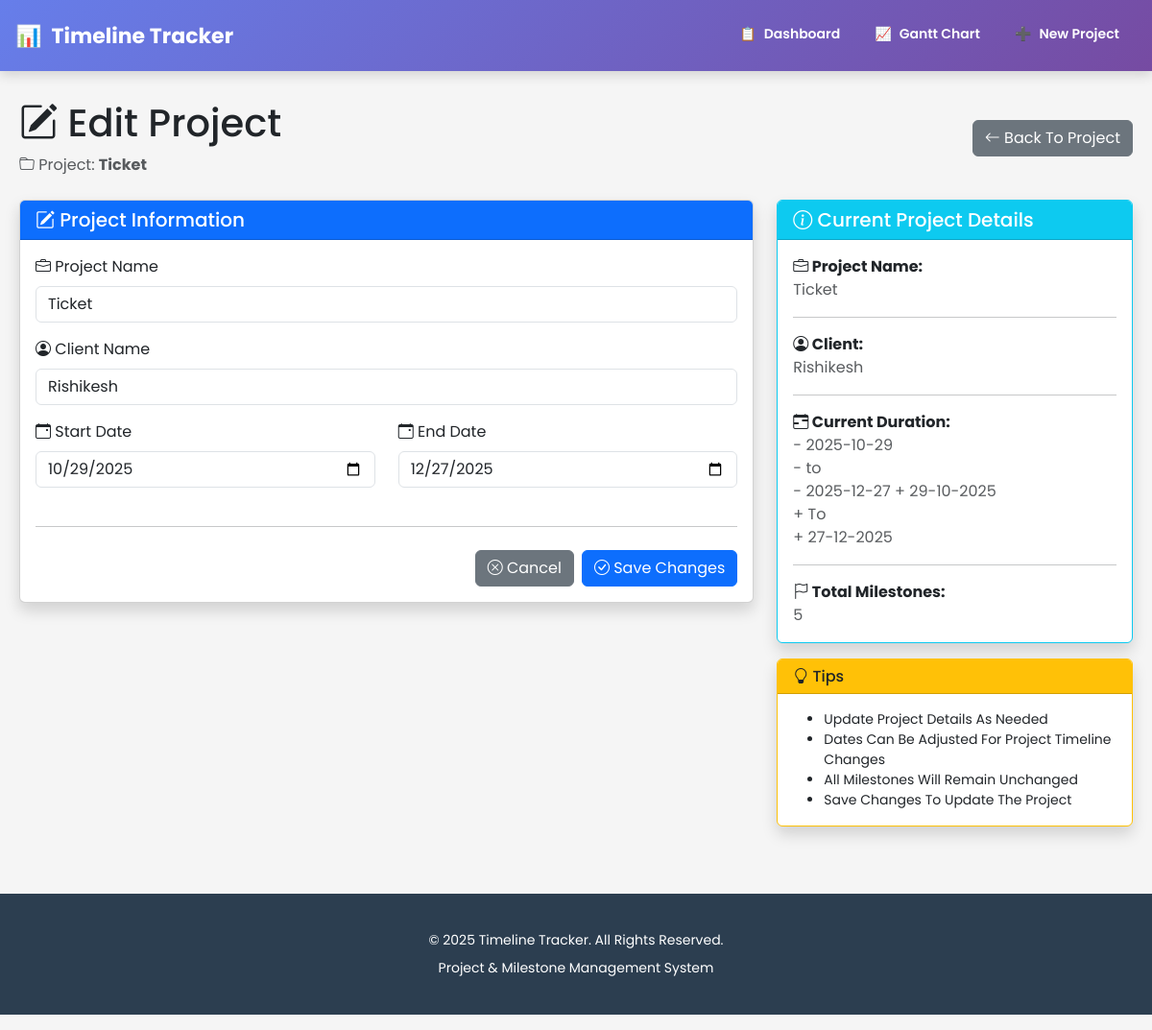
The app's page /edit-project/6 with its own data.
### app.py (models this page shows, shortened)
class Project(db.Model):
    id = db.Column(db.Integer, primary_key=True)
    project_name = db.Column(db.String(200), nullable=False)
    client_name = db.Column(db.String(200), nullable=False)
    start_date = db.Column(db.Date, nullable=False)
    end_date = db.Column(db.Date, nullable=False)
    created_at = db.Column(db.DateTime, default=datetime.now())
    status = db.Column(db.String(20), default='Not Completed')
    milestones = db.relationship('Milestone', backref='project', lazy=True, cascade='all, delete-orphan')

### app.py (the view, shortened to what this page needs)
@app.route('/edit-project/<int:project_id>', methods=['GET', 'POST'])
def edit_project(project_id):
    project = Project.query.get_or_404(project_id)
    return render_template('edit_project.html', project=project)

### templates/edit_project.html (shortened to what this page needs)
{% extends "base.html" %}
{% block content %}
<div class="row mb-4">
    <div class="col-12">
        <div class="d-flex justify-content-between align-items-center">
            <div>
                <h1 class="mb-2"><i class="bi bi-pencil-square"></i> Edit Project</h1>
                <p class="text-muted mb-0">
                    <i class="bi bi-folder"></i> Project: <strong>{{ project.project_name }}</strong>
                </p>
            </div>
            <div>
                <a href="{{ url_for('view_project', project_id=project.id) }}" class="btn btn-secondary">
                    <i class="bi bi-arrow-left"></i> Back To Project
                </a>
            </div>
        </div>
    </div>
</div>
<div class="row">
    <div class="col-lg-8">
        <div class="card shadow">
            <div class="card-header bg-primary text-white">
                <h5 class="mb-0"><i class="bi bi-pencil-square"></i> Project Information</h5>
            </div>
            <div class="card-body">
                <form method="POST" action="{{ url_for('edit_project', project_id=project.id) }}">
                    <form method="POST" action="{{ url_for('add_project') }}">
                    <div class="mb-3">
                        <label for="project_name" class="form-label">
                            <i class="bi bi-briefcase"></i> Project Name
                        </label>
                        <input type="text" class="form-control" id="project_name"
                               name="project_name" value="{{ project.project_name }}" required>
                    </div>
                    <div class="mb-3">
                        <label for="client_name" class="form-label">
                            <i class="bi bi-person-circle"></i> Client Name
                        </label>
                        <input type="text" class="form-control" id="client_name"
                               name="client_name" value="{{ project.client_name }}" required>
                    </div>
                    <div class="row">
                        <div class="col-md-6 mb-3">
                            <label for="start_date" class="form-label">
                                <i class="bi bi-calendar-event"></i> Start Date
                            </label>
                            <input type="date" id="start_date" name="start_date" class="form-control"
                                value="{{ project.start_date.strftime('%Y-%m-%d') }}"
                                required>
                        </div>
                        <div class="col-md-6 mb-3">
                            <label for="end_date" class="form-label">
                                <i class="bi bi-calendar-event"></i> End Date
                            </label>
                            <input type="date" id="end_date" name="end_date" class="form-control"
                                value="{{ project.end_date.strftime('%Y-%m-%d') }}"
                                required>
                        </div>
                    </div>
                    <hr class="my-4">
                    <div class="d-flex gap-2 justify-content-end">
                        <a href="{{ url_for('view_project', project_id=project.id) }}" class="btn btn-secondary">
                            <i class="bi bi-x-circle"></i> Cancel
                        </a>
                        <button type="submit" class="btn btn-primary">
                            <i class="bi bi-check-circle"></i> Save Changes
                        </button>
                    </div>
                </form>
            </div>
        </div>
    </div>
    <div class="col-lg-4">
        <div class="card shadow border-info">
            <div class="card-header bg-info text-white">
                <h5 class="mb-0"><i class="bi bi-info-circle"></i> Current Project Details</h5>
            </div>
            <div class="card-body">
                <div class="mb-3">
                    <strong><i class="bi bi-briefcase"></i> Project Name:</strong>
                    <p class="text-muted mb-0">{{ project.project_name }}</p>
                </div>
                <hr>
                <div class="mb-3">
                    <strong><i class="bi bi-person-circle"></i> Client:</strong>
                    <p class="text-muted mb-0">{{ project.client_name }}</p>
                </div>
                <hr>
                <div class="mb-3">
                    <strong><i class="bi bi-calendar-range"></i> Current Duration:</strong>
                    <p class="text-muted mb-0">
-                        {{ project.start_date.strftime('%Y-%m-%d') }}<br>
-                        to<br>
-                        {{ project.end_date.strftime('%Y-%m-%d') }}
+                        {{ project.start_date.strftime('%d-%m-%Y') }}<br>
+                        To<br>
+                        {{ project.end_date.strftime('%d-%m-%Y') }}
                    </p>
                </div>
                <hr>
                <div class="mb-0">
                    <strong><i class="bi bi-flag"></i> Total Milestones:</strong>
                    <p class="text-muted mb-0">{{ project.milestones|length }}</p>
                </div>
            </div>
        </div>
        <div class="card shadow border-warning mt-3">
            <div class="card-header bg-warning">
                <h6 class="mb-0"><i class="bi bi-lightbulb"></i> Tips</h6>
            </div>
            <div class="card-body">
                <ul class="small mb-0">
                    <li>Update Project Details As Needed</li>
                    <li>Dates Can Be Adjusted For Project Timeline Changes</li>
                    <li>All Milestones Will Remain Unchanged</li>
                    <li>Save Changes To Update The Project</li>
                </ul>
            </div>
        </div>
    </div>
</div>
{% block extra_css %}
<link rel="stylesheet" href="https://code.jquery.com/ui/1.13.2/themes/base/jquery-ui.css">
{% endblock %}
{% endblock %}

### templates/base.html (style rules this page uses)
* { margin: 0; padding: 0; box-sizing: border-box; }
body { font-family: 'Poppins', sans-serif; background-color: #f5f5f5; }

### records on screen
Project: project_name "Ticket", client_name "Rishikesh", start_date "10/29/2025", end_date "12/27/2025", start_date "2025-10-29", end_date "2025-12-27", start_date "29-10-2025", end_date "27-12-2025"

### other values on screen
{{ project.milestones|length }} "5"
